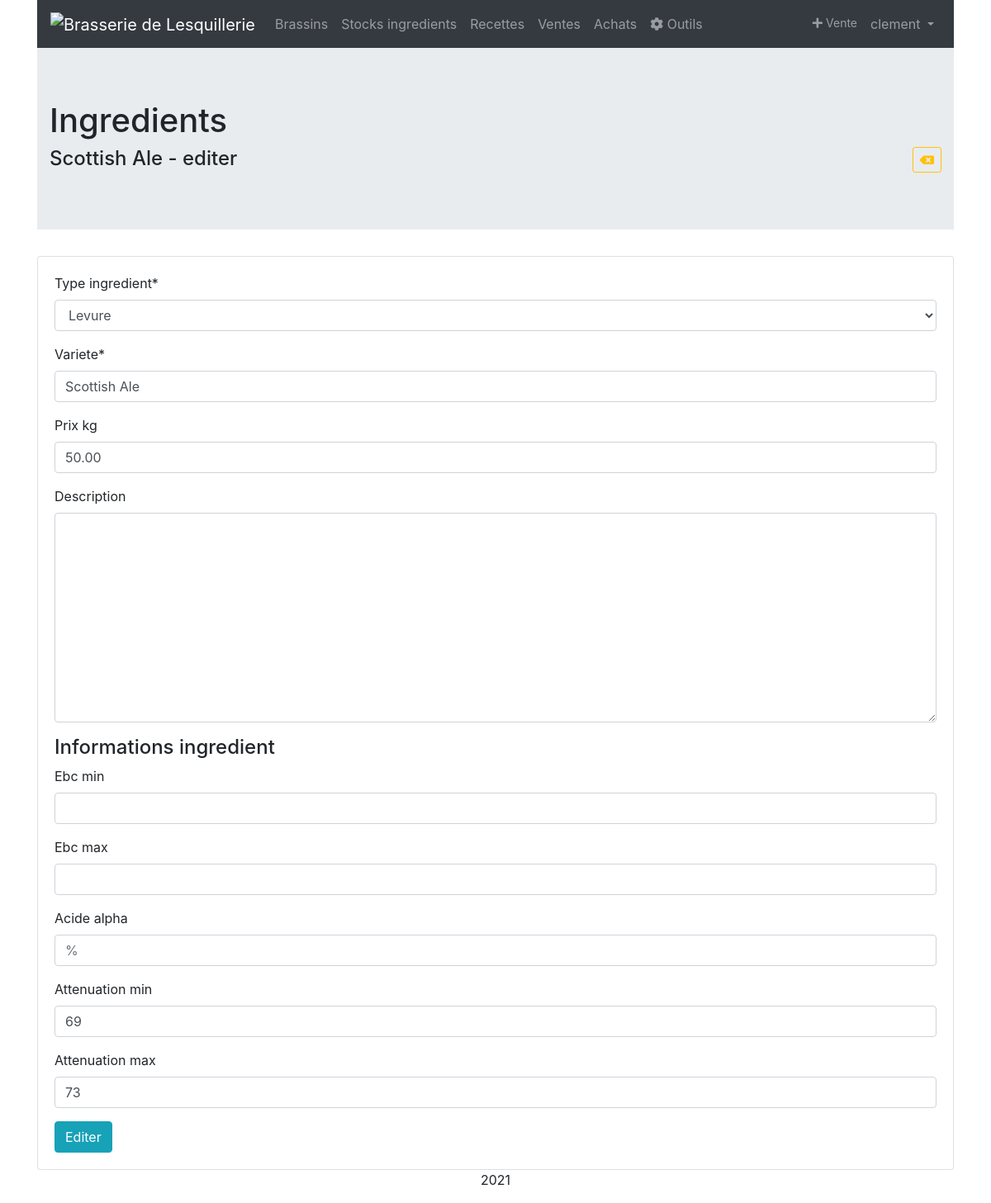
The page /brasserie/ingredients/18/editer/ (signed in) on the database its author committed.
### brassin/models.py (models this page shows, shortened)
class Ingredient(models.Model):
	INGREDIENT_TYPE = [('Malt','Malt'),('Houblon','Houblon'),('Levure','Levure'),('Autre','Autre'),]
	type_ingredient = models.CharField(null=True,max_length=30,choices=INGREDIENT_TYPE,default='Autre')
	variete = models.CharField(max_length=30)
	prix_kg = models.DecimalField(null=True, max_digits=5, decimal_places=2)
	acide_alpha = models.DecimalField(blank=True,null=True, max_digits=4, decimal_places=2)
	ebc_min = models.DecimalField(blank=True,null=True, max_digits=4, decimal_places=0)
	ebc_max = models.DecimalField(blank=True,null=True, max_digits=4, decimal_places=0)
	attenuation_min = models.DecimalField(blank=True,null=True, max_digits=2, decimal_places=0)
	attenuation_max = models.DecimalField(blank=True,null=True, max_digits=2, decimal_places=0)
	description = models.TextField(blank=True,null=True)
	class Meta:
		verbose_name = "Ingredient"
		ordering = ['type_ingredient']

### brassin/views.py (the view)
# urls.py: path('ingredients/<int:pk>/editer/', views.IngredientUpdate.as_view(), name='ingredient_update'),
class IngredientUpdate(PermissionRequiredMixin,LoginRequiredMixin,UpdateView):
	model = Ingredient
	template_name = 'brassin/ingredient_update_form.html'
	form_class = IngredientForm
	permission_required = 'ingredient.change_choice'
	success_url =  reverse_lazy('ingredients_list')

### brassin/forms.py
class IngredientForm(forms.ModelForm):
	prix_kg = forms.DecimalField(required=False, max_digits=6, min_value=0,widget= forms.TextInput(attrs={'placeholder':'€/kg'}))
	ebc_min = forms.DecimalField(required=False, max_digits=4, min_value=0)
	ebc_max = forms.DecimalField(required=False, max_digits=4, min_value=0)
	acide_alpha = forms.DecimalField(required=False, max_digits=2, min_value=0,widget= forms.TextInput(attrs={'placeholder':'%'}))
	attenuation_min = forms.DecimalField(required=False, max_digits=2, min_value=0,widget= forms.TextInput(attrs={'placeholder':'%'}))
	attenuation_max = forms.DecimalField(required=False, max_digits=3, min_value=0,widget= forms.TextInput(attrs={'placeholder':'%'}))
	class Meta:
		model = Ingredient
		fields = '__all__'

### brassin/templates/brassin/ingredient_update_form.html (shortened to what this page needs)
{% extends 'base.html' %}
{% load static %}
{% block content %}
{% load crispy_forms_tags %}
<div class="jumbotron jumbotron-fluid">
  <div class="container">
    <h1 class="page-header">Ingredients</h1>
    <h4>{{ ingredient.variete }} - editer<a class="btn btn-outline-warning btn-sm float-right" href="{% url 'ingredients_list' %}"><i class="fas fa-backspace"></i></a></h4>
  </div>
</div>
<div class="card h-100">
  <div class="card-body">
    <form action="" method="post">
      {{ form.type_ingredient|as_crispy_field }}
      {{ form.variete|as_crispy_field }}
      {{ form.prix_kg|as_crispy_field }}
      {{ form.description|as_crispy_field }}
      <h4 id="title-ingredient-information-form">Informations ingredient</h4>
      {{ form.ebc_min|as_crispy_field }}
      {{ form.ebc_max|as_crispy_field }}
      {{ form.acide_alpha|as_crispy_field }}
      {{ form.attenuation_min|as_crispy_field }}
      {{ form.attenuation_max|as_crispy_field }}
      <button type="submit" class="btn btn-info">Editer</button>
    </form>
  </div>
</div>
{% endblock %}

### templates/base.html (shortened to what this page needs)
{% load static %}
<!DOCTYPE html>
<html lang="fr">
  <head>
    <link rel="stylesheet" href="https://use.fontawesome.com/releases/v5.7.0/css/all.css">
    <link rel="stylesheet" href="https://maxcdn.bootstrapcdn.com/bootstrap/4.0.0/css/bootstrap.min.css">
    <link rel="stylesheet" type="text/css" href="https://cdn.datatables.net/1.10.24/css/dataTables.bootstrap4.min.css"/>
  </head>
  <body>
    <div class="container">
      <nav class="navbar navbar-expand-sm bg-dark navbar-dark sticky-top bg-faded">
        <a class="navbar-brand" href="{% url 'home' %}"><img src="" alt="{{ user.profile.brasserie }}" href="{% url 'home' %}"></a>
        <div class="collapse navbar-collapse" id="collapsibleNavbar">
          <ul class="navbar-nav">
            <li class="nav-item">
              <a class="nav-link" href="{% url 'brassin_list' %}">Brassins</a>
            </li>
            <li class="nav-item">
              <a class="nav-link" href="{% url 'ingredients_list' %}">Stocks ingredients</a>
            </li>
            <li class="nav-item">
              <a class="nav-link" href="{% url 'recettes_list' %}">Recettes</a>
            </li>
            <li class="nav-item">
              <a class="nav-link" href="{% url 'ventes_list' %}">Ventes</a>
            </li>
            <li class="nav-item">
              <a class="nav-link" href="{% url 'achats_list' %}">Achats</a>
            </li>
            <li class="nav-item">
              <a class="nav-link" href="{% url 'outils' %}"><i class="fa fa-cog" aria-hidden="true"></i>   Outils</a>
            </li>
          </ul>
          <ul class="navbar-nav ml-auto">
            <li class="nav-item">
              <a class="nav-link btn-outline-info btn-sm" href="{% url 'vente_create' %}"><i class="fas fa-plus"></i>  Vente</a>
            </li>
            <li class="nav-item dropdown">
              <a class="nav-link dropdown-toggle" href="#" id="navbardrop" data-toggle="dropdown">
                {% if user.is_authenticated %}
                  {{ user.get_username }}
                {% endif %}
              </a>
            </li>
          </ul>
        </div>
      </nav>
      {% block content %}
      {% endblock %}
      <footer class="container-fluid bg-4 text-center">
          <p>2021</p>
      </footer>
    </div>
  </body>
</html>

### rows shown on the page
Ingredient: variete "Scottish Ale", type_ingredient "Levure", prix_kg "50.00", attenuation_min "69", attenuation_max "73"

### other values the page prints
{{ user.get_username }} "clement"
